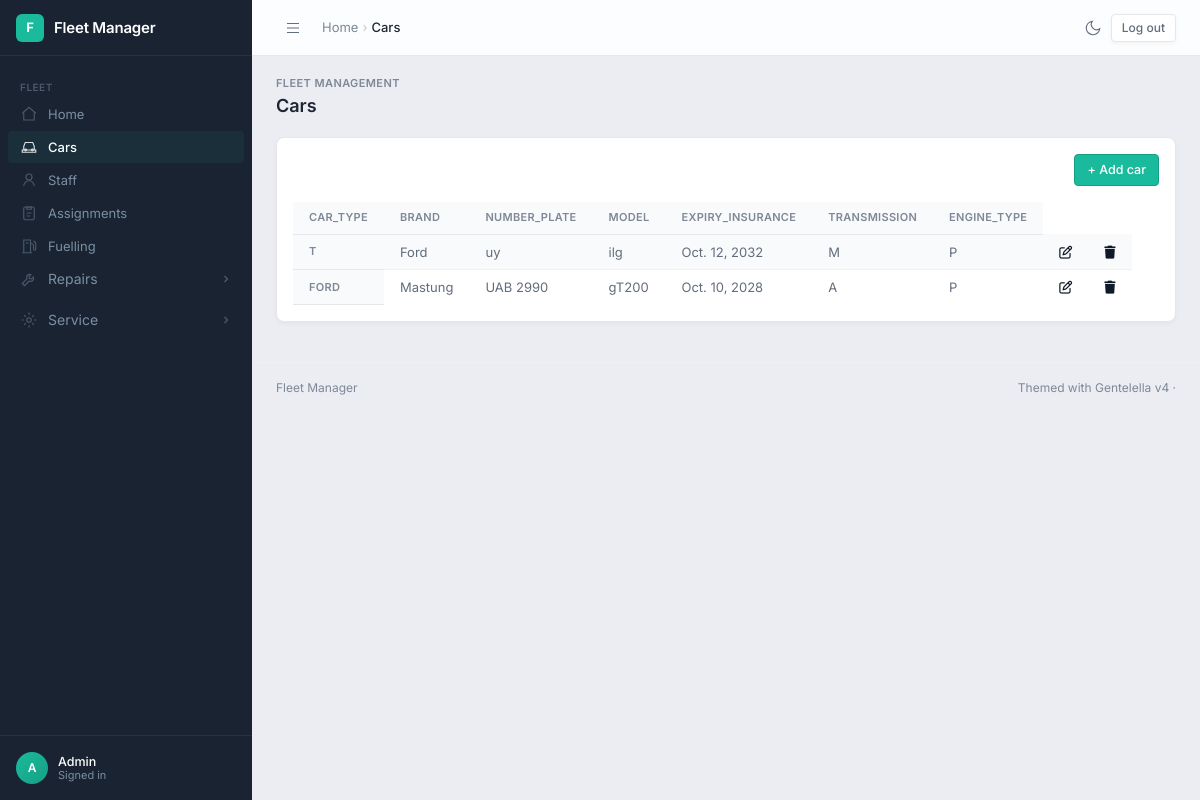
The page /car/ (signed in) on the database its author committed.
### fleetmanagement/models.py (models this page shows, shortened)
class Car(models.Model):
    TRANSIT_OPTIONS = [
        ("A", "Auto"),
        ("M", "Manual")
    ]
    ENGINE_OPTIONS = [
        ("P", "Petrol"),
        ("D", "Diesel")
    ]
    car_type = models.CharField(max_length=10, verbose_name="Car Type")
    Brand = models.CharField(max_length=10, verbose_name="Brand Name")
    number_plate = models.CharField(max_length=10, verbose_name="Number Plate")
    Model = models.CharField(max_length=10)
    Expiry_insurance = models.DateField(auto_now=False)
    Transmission = models.CharField(max_length=10, choices=TRANSIT_OPTIONS)
    Engine_type = models.CharField(max_length=10, choices=ENGINE_OPTIONS, verbose_name="Engine Type")

### fleetmanagement/views.py (the view)
# urls.py: path('car/', car_form, name='car_page'),
@login_required
def car_form(request):
    message = ''
    if request.method == 'POST':
        carform = CarForm(request.POST)
        if carform.is_valid():
            carform.save()
            message = 'A car has been added successfully'
            return redirect('car_page')
    else:
        carform = CarForm()
    car = Car.objects.all()
    context = {
        'form' : carform,
        'msg' : message,
        'car' : car
    }
    return render(request, 'car.html', context)

### fleetmanagement/templates/car.html
{% extends './home.html' %}
{% load crispy_forms_tags %}
{% block content %}
    {% include 'add_form.html' with title='Add car' %}
    <table class="table table-striped">
            <thead>
                <tr>
                    <th scope="col">car_type</th>
                    <th scope="col">Brand</th>
                    <th scope="col">number_plate</th>
                    <th scope="col">Model</th>
                    <th scope="col">Expiry_insurance</th>
                    <th scope="col">Transmission</th>
                    <th scope="col">Engine_type</th>
                </tr>
            </thead>
            <tbody>
                {% for car in car %}
                    <tr>
                        <th scope="row">{{car.car_type}}</th>
                        <td>{{car.Brand}}</td>
                        <td>{{car.number_plate}}</td>
                        <td>{{car.Model}}</td>
                        <td>{{car.Expiry_insurance}}</td>
                        <td>{{car.Transmission}}</td>
                        <td>{{car.Engine_type}}</td>
                        <td><a href="{% url 'edit_car_page' car.id %}"><i class="fa-regular fa-pen-to-square" style="color: rgb(15, 25, 40);"></i></a></td>
                        <td><a href="{% url 'delete_car_page' car.id %}"><i class="fa-solid fa-trash" style="color: rgb(15, 25, 40);"></i></a></td>
                    </tr>
                {% endfor %}
            </tbody>
        </table>
{% endblock content %}

### fleetmanagement/templates/home.html (shortened to what this page needs)
{% load static %}<!DOCTYPE html>
<html lang="en">
<head>
<link rel="stylesheet" crossorigin href="{% static 'gentelella/assets/main-v4-DB_ReeJG.css' %}">
<link rel="stylesheet" href="{% static 'gentelella/fleet-bridge.css' %}">
</head>
{% with u=request.resolver_match.url_name|default:'' %}
<body data-shell="admin">
<aside class="sidebar" aria-label="Primary navigation">
  <div class="sidebar-brand">
    <div class="brand-icon">F</div>
    <div class="brand-name">Fleet Manager</div>
  </div>
  <nav class="sidebar-nav">
    <div class="nav-group">
      <div class="nav-label">Fleet</div>
<a class="nav-link{% if u == 'home_page' %} active{% endif %}" href="{% url 'home_page' %}"><svg class="icon" width="18" height="18" viewBox="0 0 24 24" fill="none" stroke="currentColor" stroke-width="1.5"><path d="M3 11l9-8 9 8"/><path d="M5 10v10h14V10"/></svg><span class="nav-text">Home</span></a>
<a class="nav-link{% if 'car' in u %} active{% endif %}" href="{% url 'car_page' %}"><svg class="icon" width="18" height="18" viewBox="0 0 24 24" fill="none" stroke="currentColor" stroke-width="1.5"><path d="M5 16V11l2-5h10l2 5v5"/><path d="M3 16h18v3H3z"/><circle cx="7.5" cy="16" r="1.2"/><circle cx="16.5" cy="16" r="1.2"/></svg><span class="nav-text">Cars</span></a>
<a class="nav-link{% if 'staff' in u %} active{% endif %}" href="{% url 'staff_page' %}"><svg class="icon" width="18" height="18" viewBox="0 0 24 24" fill="none" stroke="currentColor" stroke-width="1.5"><circle cx="12" cy="8" r="4"/><path d="M5 20c0-3.9 3.1-7 7-7s7 3.1 7 7"/></svg><span class="nav-text">Staff</span></a>
<a class="nav-link{% if 'assign' in u %} active{% endif %}" href="{% url 'assignment_page' %}"><svg class="icon" width="18" height="18" viewBox="0 0 24 24" fill="none" stroke="currentColor" stroke-width="1.5"><rect x="5" y="4" width="14" height="17" rx="2"/><path d="M9 4h6v3H9zM9 12h6M9 16h4"/></svg><span class="nav-text">Assignments</span></a>
<a class="nav-link{% if 'fuel' in u %} active{% endif %}" href="{% url 'fuelling_page' %}"><svg class="icon" width="18" height="18" viewBox="0 0 24 24" fill="none" stroke="currentColor" stroke-width="1.5"><path d="M5 21V4h9v17M3 21h13"/><path d="M14 9h2a2 2 0 012 2v5a1.5 1.5 0 003 0V8l-3-3"/><path d="M8 8h3"/></svg><span class="nav-text">Fuelling</span></a>
<div class="nav-tree{% if 'repair' in u %} open has-active{% endif %}"><button type="button" class="nav-link nav-toggle" aria-expanded="{% if 'repair' in u %}true{% else %}false{% endif %}"><svg class="icon" width="18" height="18" viewBox="0 0 24 24" fill="none" stroke="currentColor" stroke-width="1.5"><path d="M14.7 6.3a4 4 0 00-5.4 5.4L3 18l3 3 6.3-6.3a4 4 0 005.4-5.4l-2.6 2.6-2.4-.6-.6-2.4z"/></svg><span class="nav-text">Repairs</span><svg class="nav-chev" width="12" height="12" viewBox="0 0 16 16" fill="none" stroke="currentColor" stroke-width="1.5" aria-hidden="true"><path d="M6 4l4 4-4 4"/></svg></button><div class="nav-sub"><div class="nav-sub-inner"><a class="nav-sublink{% if 'repair' in u and 'issues' in u %} active{% endif %}" href="{% url 'repair_issues_page' %}">Repair issues</a><a class="nav-sublink{% if 'repair' in u and 'records' in u %} active{% endif %}" href="{% url 'repair_records_page' %}">Repair records</a></div></div></div>
<div class="nav-tree{% if 'service' in u %} open has-active{% endif %}"><button type="button" class="nav-link nav-toggle" aria-expanded="{% if 'service' in u %}true{% else %}false{% endif %}"><svg class="icon" width="18" height="18" viewBox="0 0 24 24" fill="none" stroke="currentColor" stroke-width="1.5"><circle cx="12" cy="12" r="3"/><path d="M12 2v3M12 19v3M2 12h3M19 12h3M5.6 5.6l2.1 2.1M16.3 16.3l2.1 2.1M5.6 18.4l2.1-2.1M16.3 7.7l2.1-2.1"/></svg><span class="nav-text">Service</span><svg class="nav-chev" width="12" height="12" viewBox="0 0 16 16" fill="none" stroke="currentColor" stroke-width="1.5" aria-hidden="true"><path d="M6 4l4 4-4 4"/></svg></button><div class="nav-sub"><div class="nav-sub-inner"><a class="nav-sublink{% if 'service' in u and 'issues' in u %} active{% endif %}" href="{% url 'service_issues_page' %}">Service issues</a><a class="nav-sublink{% if 'service' in u and 'records' in u %} active{% endif %}" href="{% url 'service_records_page' %}">Service records</a></div></div></div>
    </div>
  </nav>
  <div class="sidebar-footer">
    <div class="sidebar-user">
      <div class="avatar">{% if user.is_authenticated %}{{ user.username|first|upper }}{% else %}?{% endif %}</div>
      <div class="sidebar-user-info">
        <div class="name">{% if user.is_authenticated %}{{ user.username }}{% else %}Guest{% endif %}</div>
        <div class="role">{% if user.is_authenticated %}Signed in{% else %}Not signed in{% endif %}</div>
      </div>
    </div>
  </div>
</aside>
<header class="topbar">
  <div class="topbar-left">
    <button class="sidebar-toggle" type="button" aria-label="Open menu" aria-controls="sidebar" aria-expanded="false">
      <svg width="20" height="20" viewBox="0 0 24 24" fill="none" stroke="currentColor" stroke-width="1.5" aria-hidden="true"><path d="M4 6h16M4 12h16M4 18h16"/></svg>
    </button>
    <nav class="breadcrumb" aria-label="Breadcrumb">
      <a href="{% url 'home_page' %}">Home</a><span class="sep" aria-hidden="true">&rsaquo;</span><span class="current" aria-current="page">{% block crumb %}{% if u == 'home_page' %}Home{% elif 'car' in u %}Cars{% elif 'staff' in u %}Staff{% elif 'assign' in u %}Assignments{% elif 'fuel' in u %}Fuelling{% elif 'repair' in u and 'issues' in u %}Repair issues{% elif 'repair' in u %}Repair records{% elif 'service' in u and 'issues' in u %}Service issues{% elif 'service' in u %}Service records{% elif u == 'login' %}Login{% elif 'sign' in u %}Sign up{% else %}Fleet Manager{% endif %}{% endblock %}</span>
    </nav>
  </div>
  <div class="topbar-right">
    <button class="tb-btn theme-toggle" type="button" title="Toggle theme" aria-label="Toggle theme" aria-pressed="false">
      <svg class="theme-icon-dark" width="18" height="18" viewBox="0 0 24 24" fill="none" stroke="currentColor" stroke-width="1.5" aria-hidden="true"><path d="M21 12.79A9 9 0 1 1 11.21 3 7 7 0 0 0 21 12.79z"/></svg>
    </button>
    <div class="auth-links">
      {% if user.is_authenticated %}
        <form method="post" action="{% url 'logout' %}">{% csrf_token %}<button type="submit" class="btn btn-outline btn-sm">Log out</button></form>
      {% else %}
        <a class="btn btn-outline btn-sm" href="{% url 'login' %}">Login</a>
        <a class="btn btn-primary btn-sm" href="{% url 'sign_up_page' %}">Sign up</a>
      {% endif %}
    </div>
  </div>
</header>
<main class="main">
  <div class="page-wrapper">
    <div class="page-header">
      <div class="page-header-row">
        <div>
          <div class="page-pretitle">Fleet management</div>
          <h1 class="page-title">{% block page_title %}{% if u == 'home_page' %}Home{% elif 'car' in u %}Cars{% elif 'staff' in u %}Staff{% elif 'assign' in u %}Assignments{% elif 'fuel' in u %}Fuelling{% elif 'repair' in u and 'issues' in u %}Repair issues{% elif 'repair' in u %}Repair records{% elif 'service' in u and 'issues' in u %}Service issues{% elif 'service' in u %}Service records{% elif u == 'login' %}Login{% elif 'sign' in u %}Sign up{% else %}Fleet Manager{% endif %}{% endblock %}</h1>
        </div>
      </div>
    </div>
    <div class="card">
      <div class="card-body fleet-content">
        {% block content %}{% endblock content %}
      </div>
    </div>
  </div>
  <footer class="footer"><span>Fleet Manager</span><span>Themed with Gentelella v4 &middot;</span></footer>
</main>
{% endwith %}
</body>
</html>

### static/gentelella/fleet-bridge.css (style rules this page uses)
body { background-color: rgb(235, 237, 243); }
nav a { display: block; }
.table-striped tbody tr:nth-child(odd) { background: var(--bg-surface-secondary); }
.table-striped { width: 100%; }
.fleet-content td a, .fleet-content td a:hover { text-decoration: none; }
.fleet-content table { display: block; overflow-x: auto; }
.auth-links { display: flex; align-items: center; gap: 8px; }
.auth-links form { margin: 0; }

### rows shown on the page
Car: car_type "T", Brand "Ford", number_plate "uy", Model "ilg", Expiry_insurance "Oct. 12, 2032", Transmission "M", Engine_type "P"
Car: car_type "FORD", Brand "Mastung", number_plate "UAB 2990", Model "gT200", Expiry_insurance "Oct. 10, 2028", Transmission "A", Engine_type "P"

### other values the page prints
{{ user.username|first|upper }} "A"
{{ user.username }} "Admin"
{{ title }} "Add car"
